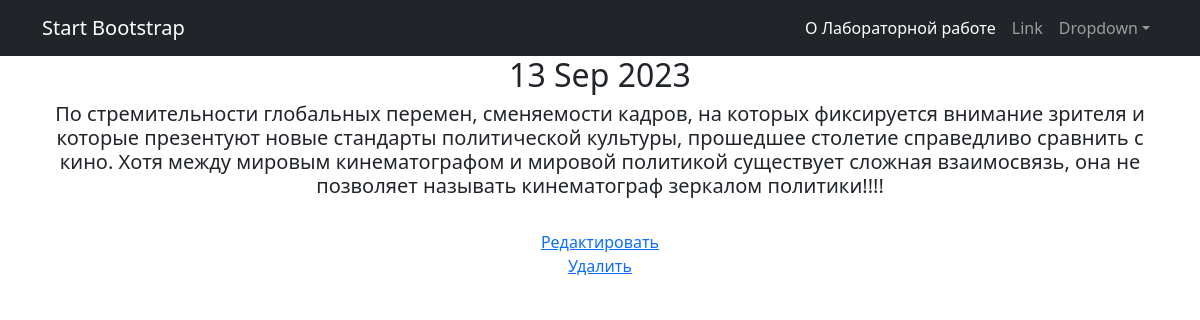
The page /news/2 on the database its author committed.
### news/models.py (models this page shows, shortened)
class Post(models.Model):
    author = models.ForeignKey(Author, on_delete=models.CASCADE, related_name='posts')
    post_type = models.CharField(max_length=24, choices=[('article', 'Статья'), ('news', 'Новость')])
    date = models.DateTimeField(auto_now_add=True)
    categories = models.ManyToManyField('Category', through='PostCategory')
    title = models.CharField(max_length=124)
    text = models.TextField(blank=False)
    rate = models.IntegerField(default=0)

### news/views.py (the view)
# urls.py: path('<int:pk>', PostDetail.as_view(), name='post_detail'),
class PostDetail(DetailView):
    model = Post
    template_name = '../templates/flatpages/post.html'
    context_object_name = 'post'

### templates/flatpages/post.html (shortened to what this page needs)
{% extends 'flatpages/default.html' %}
{% load custom_filters %}
{% block content %}
    <h2>{{post.date|date:'d M Y' }}</h2>
    <h5>{{post.text}}</h5>
    <br> <a href="{% url 'post_update' post.id %}"> Редактировать </a>
    <br> <a href="{% url 'post_delete' post.id %}"> Удалить </a>
{% endblock content %}

### rows shown on the page
Post: date "13 Sep 2023", text "По стремительности глобальных перемен, сменяемости кадров, на которых фиксируется внимание зрителя и которые презентуют новые стандарты политической культуры, прошедшее столетие справедливо сравнить с кино. Хотя между мировым кинематографом и мировой политикой существует сложная взаимосвязь, она не позволяет называть кинематограф зеркалом политики!!!!"
